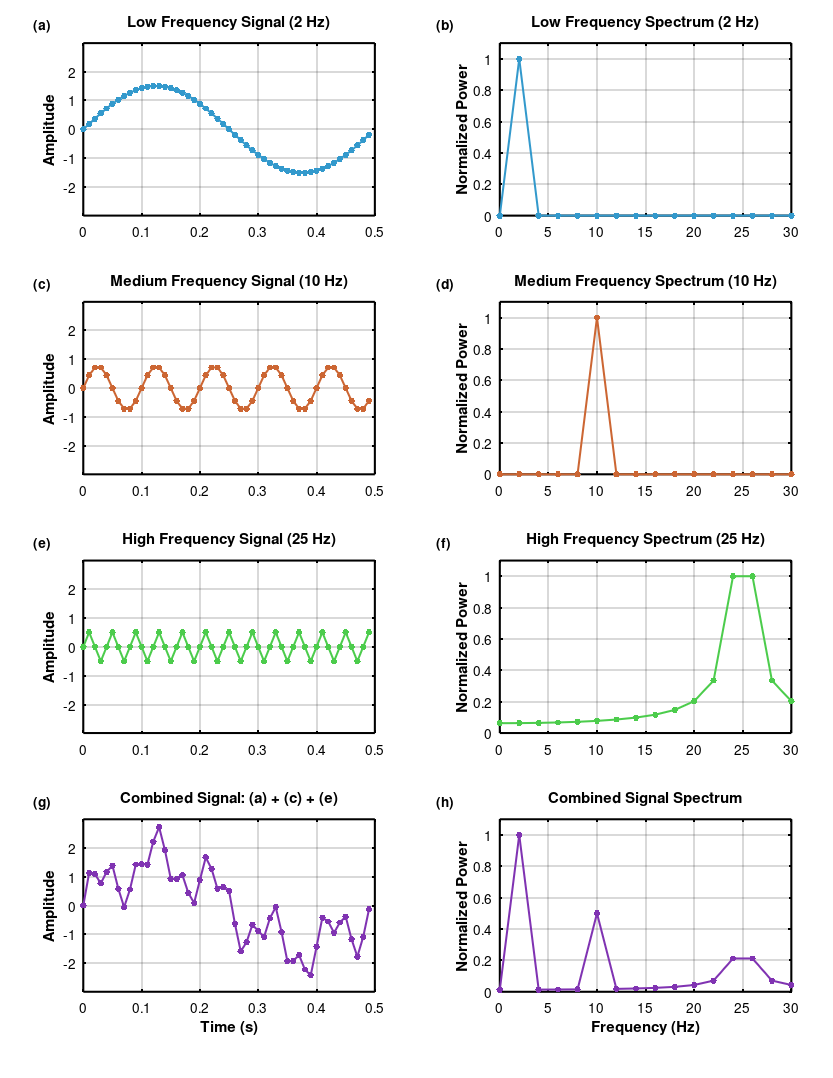

Recreate this plot in MATLAB.
clear all; close all; clc;

% Create time vector
fs = 100; % Sampling frequency (Hz)
t = 0:1/fs:0.5-1/fs;  % This creates 50 points (excludes 0.5)
N = length(t);

% Create frequency components in order of increasing frequency
f1 = 2;  % Low frequency (Hz)
f2 = 10; % Medium frequency (Hz)
f3 = 25; % High frequency (Hz)

% Generate individual signals
low_freq = 1.5 * sin(2*pi*f1*t);
med_freq = 0.75 * sin(2*pi*f2*t);
high_freq = 0.5 * sin(2*pi*f3*t);
combined = low_freq + med_freq + high_freq;

% Calculate frequency axis for FFT plots
nPoints = floor(N/2) + 1;
freq = fs * (0:(nPoints-1))/N;

% Calculate FFTs
fft_low = abs(fft(low_freq)/N);
fft_med = abs(fft(med_freq)/N);
fft_high = abs(fft(high_freq)/N);
fft_combined = abs(fft(combined)/N);

% Only keep first half of FFT
fft_low = fft_low(1:nPoints);
fft_med = fft_med(1:nPoints);
fft_high = fft_high(1:nPoints);
fft_combined = fft_combined(1:nPoints);

% Normalize each spectrum with respect to its maximum value
fft_low = fft_low / max(fft_low);
fft_med = fft_med / max(fft_med);
fft_high = fft_high / max(fft_high);
fft_combined = fft_combined / max(fft_combined);

% Update y-axis limit for frequency plots
fft_max = 1.1; % Since all spectra are normalized to 1

% Create figure
inches_to_pixels = 300;
width_inches = 8.5;
height_inches = 11;
figure('Position', [100 100 width_inches*inches_to_pixels height_inches*inches_to_pixels]);

% Calculate axis limits
y_max = max(abs([low_freq med_freq high_freq combined])) * 1.1;
fft_max = max(abs([fft_low fft_med fft_high fft_combined])) * 1.1;

% Store signals in order from top to bottom to match subplot ordering
time_signals = {combined, high_freq, med_freq, low_freq};
freq_signals = {fft_combined, fft_high, fft_med, fft_low};
colors = {[0.5 0.2 0.7], [0.3 0.8 0.3], [0.8 0.4 0.2], [0.2 0.6 0.8]};

% Create subplot indices map for correct ordering
row_indices = [1 2 3 4];  % Top to bottom
subplot_indices = [row_indices*2-1; row_indices*2]';  % Creates pairs: [1 2; 3 4; 5 6; 7 8]
letters = 'h':-1:'a';

titles_time = {
    ['Combined Signal: (a) + (c) + (e)'],
    ['High Frequency Signal (' num2str(f3) ' Hz)'],
    ['Medium Frequency Signal (' num2str(f2) ' Hz)'],
    ['Low Frequency Signal (' num2str(f1) ' Hz)']
};

titles_freq = {
    'Combined Signal Spectrum',
    ['High Frequency Spectrum (' num2str(f3) ' Hz)'],
    ['Medium Frequency Spectrum (' num2str(f2) ' Hz)'],
    ['Low Frequency Spectrum (' num2str(f1) ' Hz)']
};

% Plot all subplots
for i = 1:4
    % Get subplot indices for this row
    idx_freq = subplot_indices(i,1);  % Left column index
    idx_time = subplot_indices(i,2);  % Right column index
    
    % Frequency domain plots (left column)
    subplot(4,2,idx_freq)
    plot(freq, freq_signals{i}, 'LineWidth', 1.5, 'Color', colors{i}, ...
         'Marker', '.', 'MarkerSize', 15)
    title(titles_freq{i})
    ylabel('Normalized Power', 'FontWeight', 'bold')
    if i == 1
        xlabel('Frequency (Hz)', 'FontWeight', 'bold')
    end
    grid on
    xlim([0 30])
    ylim([0 fft_max])
    text(-6.5, fft_max*1.1, ['(' letters(idx_freq) ')'], ...
         'FontSize', 10, 'FontWeight', 'bold')
    
    % Time domain plots (right column)
    subplot(4,2,idx_time)
    plot(t, time_signals{i}, 'LineWidth', 1.5, 'Color', colors{i}, ...
         'Marker', '.', 'MarkerSize', 15)
    title(titles_time{i})
    ylabel('Amplitude', 'FontWeight', 'bold')
    if i ==1
        xlabel('Time (s)', 'FontWeight', 'bold')
    end
    grid on
    xlim([0 0.5])
    ylim([-y_max y_max])
    text(-0.085, y_max*1.2, ['(' letters(idx_time) ')'], ...
         'FontSize', 10, 'FontWeight', 'bold')
end

% Adjust subplot spacing
set(gcf, 'Units', 'inches');
pos = get(gcf, 'Position');
pos(3:4) = [width_inches height_inches];
set(gcf, 'Position', pos);

% Add space between subplots
h = findobj(gcf, 'Type', 'axes');
set(h, 'Units', 'normalized');
for i = 1:length(h)
    pos = get(h(i), 'Position');
    if mod(i,2) == 1  % Left column (frequency domain)
        pos(1) = 0.1;  % Left edge
        pos(3) = 0.35; % Width
    else  % Right column (time domain)
        pos(1) = 0.6; % Left edge
        pos(3) = 0.35; % Width
    end
    % Adjust vertical spacing
    row = ceil(i/2);
    pos(2) = 0.08 + (4-row)*0.24;  % Increased vertical spacing
    pos(4) = 0.16;  % Height
    set(h(i), 'Position', pos);
end

% Style adjustments
ax = findall(gcf, 'type', 'axes');
for i = 1:length(ax)
    set(ax(i), 'LineWidth', 1.5);
    set(ax(i), 'Color', 'white');
    set(ax(i), 'XColor', 'black', 'YColor', 'black');
end

% White background
set(gcf, 'Color', 'white')

% Save figure
set(gcf, 'PaperPositionMode', 'auto');
% print('-dpng', '-r1000', 'FT.png')
% saveas(gcf, 'FT.pdf')